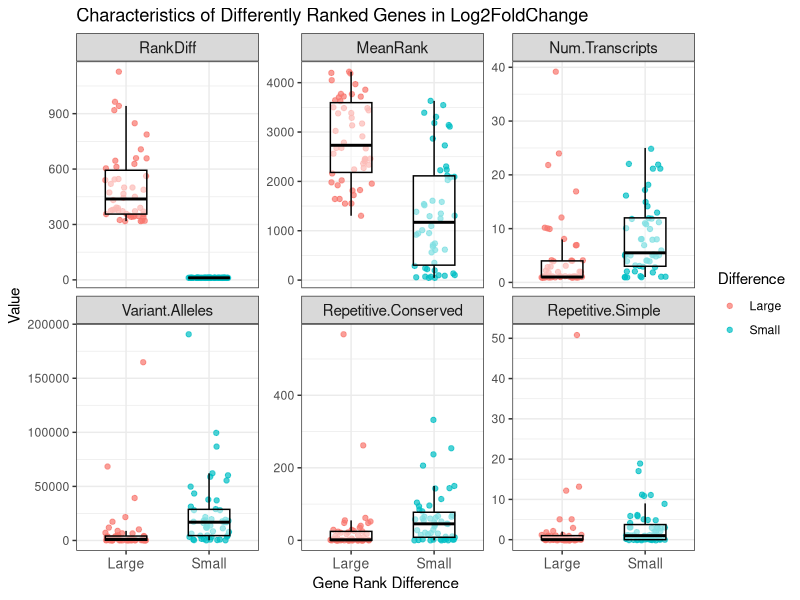
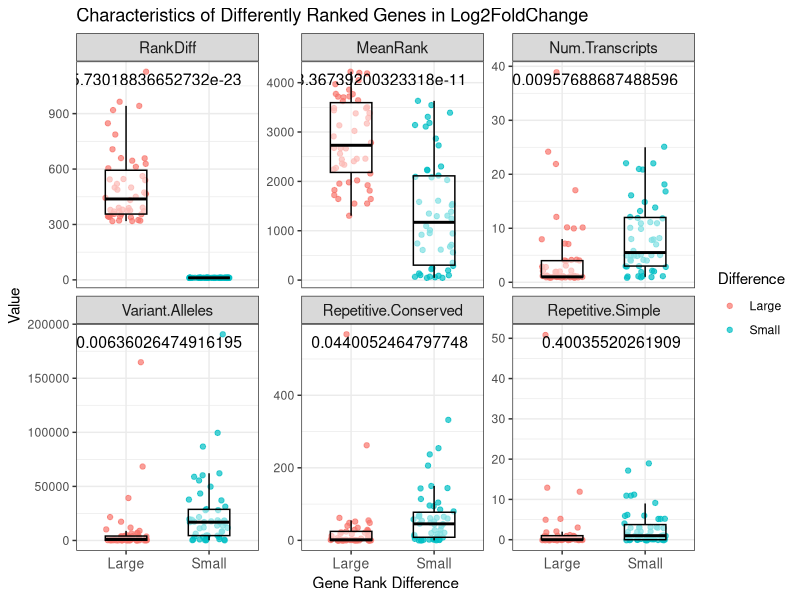

Source code (R) for these figures, in order:
## ---- chunk 1
knitr::opts_chunk$set(
    warning=FALSE,
    message=FALSE
    )
## ---- chunk 2
library(data.table)
library(tidyverse)
library(rmarkdown)
library(ggplot2)
## ---- chunk 3

# Import data
rankdiff <- fread("h_LFC_RankDiff.csv")[, -1]

# Explore the data structure
dim(rankdiff)
head(rankdiff)

# Assign ranking category:
# e.g. log2FoldChange, FDR, etc
Ranking.Category <- "Log2FoldChange"

# Subset top/bottom 50 rankdiff genes and add a column assigning difference size
(large.rankdiff <- head(rankdiff, 50)[, Difference := "Large"])
(small.rankdiff <- tail(rankdiff, 50)[, Difference := "Small"])

# Combine the two data frames
total.rankdiff <- rbind(large.rankdiff, small.rankdiff) 

# Explore the data frame
dim(total.rankdiff)
head(total.rankdiff)


# Convert ranking difference to absolute values
total.rankdiff <- mutate(total.rankdiff, RankDiff=abs(RankDiff))

# Rename columns 
(col.original <- colnames(total.rankdiff))
(col.new <- c(col.original[1:10], 
             "Num.Transcripts",
             col.original[12], 
             "Gene.Name",
             "Somatic.Racomb.before.Transcript",
             "Variant.Alleles",
             "Repetitive.Conserved",
             "Repetitive.Simple", 
             col.original[18]))

names(total.rankdiff) <- col.new

# Check out the data frame after renaming
head(total.rankdiff)

# Clean the data frame for effective plotting 
cleaned.rankdiff <- gather(total.rankdiff, 
                           Variable, 
                           Number, 
                           RankDiff, 
                           MeanRank, 
                           Num.Transcripts,
                           Variant.Alleles,
                           Repetitive.Conserved,
                           Repetitive.Simple) 

Var <- unique(cleaned.rankdiff$Variable)
cleaned.rankdiff$Variable <- factor(cleaned.rankdiff$Variable, levels=Var) 

# Check out the cleaned data frame
head(cleaned.rankdiff)
## ---- chunk 4

ggplot(cleaned.rankdiff, 
       aes(x=Difference, 
           y=abs(Number),
           color=Difference)) + 
geom_jitter(width=0.25, alpha=0.7) + 
    geom_boxplot(alpha=0.5, outlier.shape=NA, color="black", width=0.5) + 
    facet_wrap(~ Variable, scales="free_y") +
    theme_bw() + 
    theme(strip.text.x=element_text(size=11),
          axis.text.x=element_text(size=10)) + 
    ggtitle(paste("Characteristics of Differently Ranked Genes in", 
                  Ranking.Category)) +
    xlab("Gene Rank Difference") + 
    ylab("Value")
## ---- chunk 5

# Set a function to perform t-test 
ttest.fn <- function(response.variable) {

    t.test(response.variable ~ Difference, data=total.rankdiff)$p.value

}

# Set a function storing p-values by variable
vec.fn <- function(pv) {c(pv, rep("", 99))}

# Create a vector storing p-values
pval.vec <- c(vec.fn(ttest.fn(total.rankdiff$RankDiff)), 
              vec.fn(ttest.fn(total.rankdiff$MeanRank)),
              vec.fn(ttest.fn(total.rankdiff$Num.Transcripts)),
              vec.fn(ttest.fn(total.rankdiff$Variant.Alleles)),
              vec.fn(ttest.fn(total.rankdiff$Repetitive.Conserved)),
              vec.fn(ttest.fn(total.rankdiff$Repetitive.Simple)))

# Add a column having calculated p-values 
cl.rankdiff <- cbind(cleaned.rankdiff,
                     P.Val=pval.vec)


# Print the modified data frame
head(cl.rankdiff)

## ---- chunk 6

ggplot(cl.rankdiff, 
       aes(x=Difference, 
           y=abs(Number),
           color=Difference)) + 
geom_jitter(width=0.25, alpha=0.7) + 
    geom_boxplot(alpha=0.5, outlier.shape=NA, color="black", width=0.5) + 
    facet_wrap(~ Variable, scales="free_y") +
    theme_bw() + 
    theme(strip.text.x=element_text(size=11),
          axis.text.x=element_text(size=10)) + 
    ggtitle(paste("Characteristics of Differently Ranked Genes in", 
                  Ranking.Category)) +
    xlab("Gene Rank Difference") + 
    ylab("Value") + 

    # Add p-values
    geom_text(data=cl.rankdiff, 
              mapping=aes(x=Inf, y=Inf, label=P.Val), vjust=2, hjust=1.1, color="black", size=4) 

## ---- chunk 7

sessionInfo()
